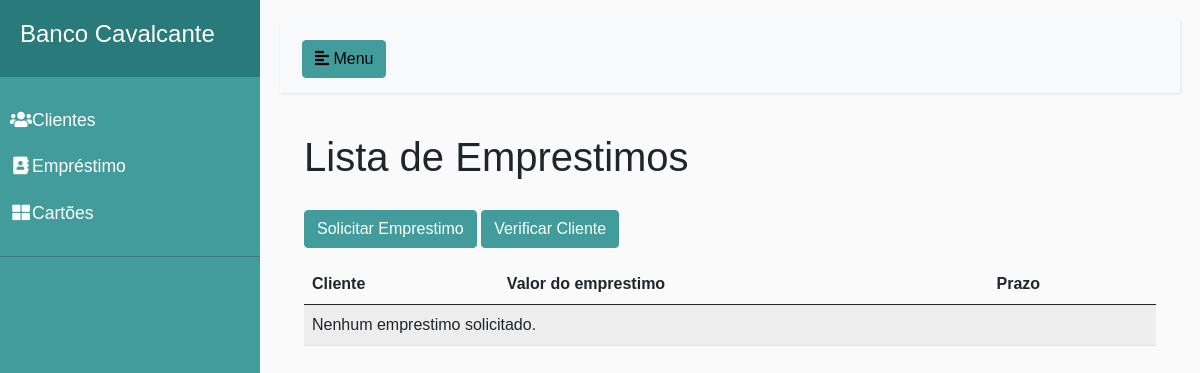
The app's page /banco/emprestimo, older data.
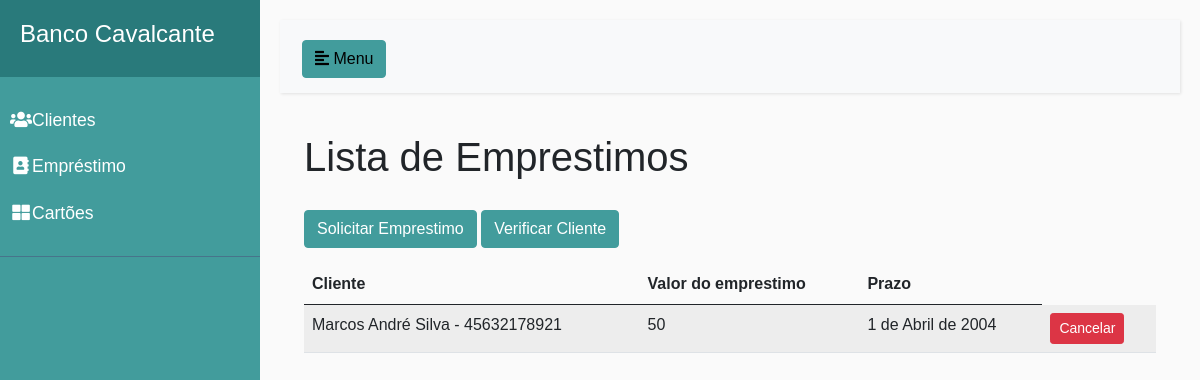
The same page, newer data.
### banco/models.py (models this page shows, shortened)
class Emprestimo(models.Model):
    cliente = models.ForeignKey(Cliente, on_delete=models.CASCADE)
    valorEmprestimo = models.CharField(max_length=15)
    prazo = models.DateField()

class Cliente(models.Model):
    nome = models.CharField(max_length=100)
    cpf = models.CharField(max_length=15, unique=True)
    def __str__(self):
        return self.nome+ ' - ' +self.cpf

### banco/views.py (the view)
# urls.py: path('emprestimo', views.listar_emprestimo, name='listar_emprestimo'),
def listar_emprestimo(request):
    emprestimo = Emprestimo.objects.all()
    return render(request, 'emprestimo/listar_emprestimo.html', {'emprestimo': emprestimo})

### banco/templates/emprestimo/listar_emprestimo.html (shortened to what this page needs)
{% extends "base.html" %}
{% load static %}
{% block 'dashboard' %}
<h1 class="my-4">Lista de Emprestimos</h1>
<a href="{% url 'solicitar_emprestimo' %}" class="btn colorprimarybtn2 mb-3">Solicitar Emprestimo</a>
<a href="{% url 'listar_clientes' %}" class="btn colorprimarybtn2 mb-3">Verificar Cliente</a>
<table class="table table-striped">
  <thead>
    <tr>
      <th>Cliente</th>
      <th>Valor do emprestimo</th>
      <th>Prazo</th>
    </tr>
  </thead>
  <tbody>
    {% for emprestimo in emprestimo %}
    <tr>
      <td>{{ emprestimo.cliente }}</td>
      <td>{{ emprestimo.valorEmprestimo }}</td>
      <td>{{ emprestimo.prazo }}</td>
      <td>
        <form action="{% url 'cancelar_emprestimo' emprestimo.id %}" method="POST" style="display:inline;">
            <button type="submit" class="btn btn-sm btn-danger" onclick="return confirm('Tem certeza que deseja cancelar?');">Cancelar</button>
        </form>
      </td>
    </tr>
    {% empty %}
    <tr>
      <td colspan="3">Nenhum emprestimo solicitado.</td>
    </tr>
    {% endfor %}
  </tbody>
</table>
{% endblock %}

Row changes from the older to the newer data that the page shows:
added Emprestimo: cliente "Marcos André Silva - 45632178921", valorEmprestimo "50", prazo "1 de Abril de 2004"
Text that changed along with them:
text no longer shown: "Nenhum emprestimo solicitado."
